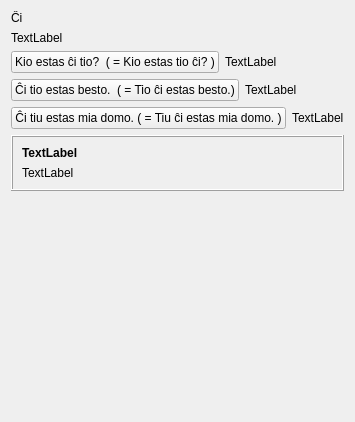
     <widget class="QWidget" name="tab_7">
      <attribute name="icon">
       <iconset resource="ikonoj.qrc">
        <normaloff>:/ikonoj/leciono.png</normaloff>:/ikonoj/leciono.png</iconset>
      </attribute>
      <attribute name="title">
       <string>7</string>
      </attribute>
      <layout class="QVBoxLayout" name="verticalLayout_56">
       <item>
        <widget class="titolo" name="label_58">
         <property name="text">
          <string>Ĉi</string>
         </property>
        </widget>
       </item>
       <item>
        <widget class="QLabel" name="Lec05_Label7">
         <property name="text">
          <string>TextLabel</string>
         </property>
         <property name="wordWrap">
          <bool>true</bool>
         </property>
        </widget>
       </item>
       <item>
        <layout class="QHBoxLayout" name="horizontalLayout_96">
         <item>
          <widget class="klakbutono" name="Lec05_Button493">
           <property name="sizePolicy">
            <sizepolicy hsizetype="Maximum" vsizetype="Fixed">
             <horstretch>0</horstretch>
             <verstretch>0</verstretch>
            </sizepolicy>
           </property>
           <property name="text">
            <string>Kio estas ĉi tio?  ( = Kio estas tio ĉi? )</string>
           </property>
          </widget>
         </item>
         <item>
          <widget class="QLabel" name="Lec05_Label456">
           <property name="text">
            <string>TextLabel</string>
           </property>
           <property name="wordWrap">
            <bool>true</bool>
           </property>
          </widget>
         </item>
        </layout>
       </item>
       <item>
        <layout class="QHBoxLayout" name="horizontalLayout_97">
         <item>
          <widget class="klakbutono" name="Lec05_Button494">
           <property name="sizePolicy">
            <sizepolicy hsizetype="Maximum" vsizetype="Fixed">
             <horstretch>0</horstretch>
             <verstretch>0</verstretch>
            </sizepolicy>
           </property>
           <property name="text">
            <string>Ĉi tio estas besto.  ( = Tio ĉi estas besto.)</string>
           </property>
          </widget>
         </item>
         <item>
          <widget class="QLabel" name="Lec05_Label457">
           <property name="text">
            <string>TextLabel</string>
           </property>
           <property name="wordWrap">
            <bool>true</bool>
           </property>
          </widget>
         </item>
        </layout>
       </item>
       <item>
        <layout class="QHBoxLayout" name="horizontalLayout_98">
         <item>
          <widget class="klakbutono" name="Lec05_Button110">
           <property name="sizePolicy">
            <sizepolicy hsizetype="Maximum" vsizetype="Fixed">
             <horstretch>0</horstretch>
             <verstretch>0</verstretch>
            </sizepolicy>
           </property>
           <property name="text">
            <string>Ĉi tiu estas mia domo. ( = Tiu ĉi estas mia domo. )</string>
           </property>
          </widget>
         </item>
         <item>
          <widget class="QLabel" name="Lec05_Label24">
           <property name="text">
            <string>TextLabel</string>
           </property>
           <property name="wordWrap">
            <bool>true</bool>
           </property>
          </widget>
         </item>
        </layout>
       </item>
       <item>
        <widget class="QFrame" name="frame_21">
         <property name="frameShape">
          <enum>QFrame::Box</enum>
         </property>
         <property name="frameShadow">
          <enum>QFrame::Raised</enum>
         </property>
         <property name="tipo" stdset="0">
          <string>markebla</string>
         </property>
         <layout class="QVBoxLayout" name="verticalLayout_55">
          <item>
           <widget class="QLabel" name="Lec05_Label22">
            <property name="font">
             <font>
              <weight>75</weight>
              <bold>true</bold>
             </font>
            </property>
            <property name="text">
             <string>TextLabel</string>
            </property>
            <property name="wordWrap">
             <bool>true</bool>
            </property>
           </widget>
          </item>
          <item>
           <widget class="QLabel" name="Lec05_Label463">
            <property name="text">
             <string>TextLabel</string>
            </property>
            <property name="wordWrap">
             <bool>true</bool>
            </property>
           </widget>
          </item>
         </layout>
        </widget>
       </item>
       <item>
        <spacer name="verticalSpacer_2">
         <property name="orientation">
          <enum>Qt::Vertical</enum>
         </property>
         <property name="sizeHint" stdset="0">
          <size>
           <width>20</width>
           <height>220</height>
          </size>
         </property>
        </spacer>
       </item>
      </layout>
     </widget>
